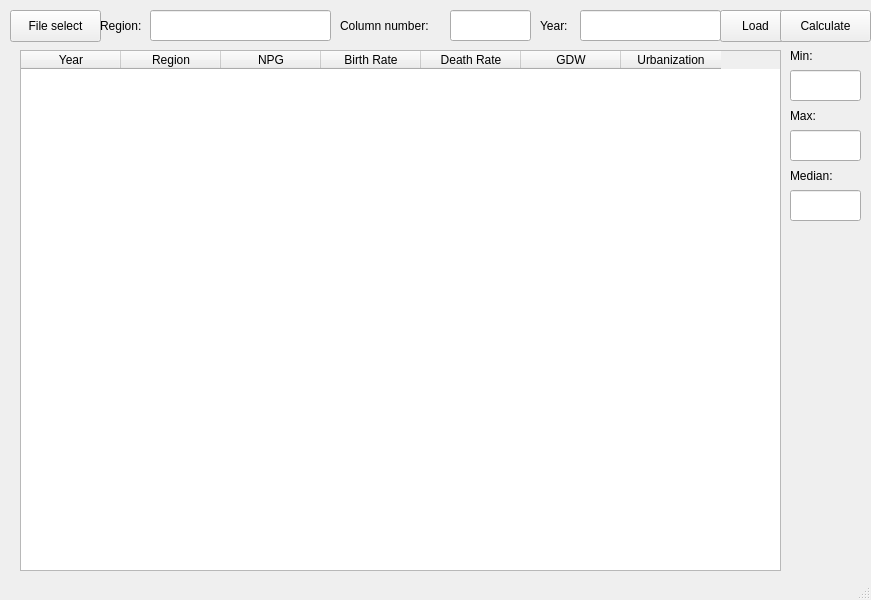
<?xml version="1.0" encoding="UTF-8"?>
<ui version="4.0">
 <class>MainWindow</class>
 <widget class="QMainWindow" name="MainWindow">
  <property name="enabled">
   <bool>true</bool>
  </property>
  <property name="geometry">
   <rect>
    <x>0</x>
    <y>0</y>
    <width>871</width>
    <height>600</height>
   </rect>
  </property>
  <property name="minimumSize">
   <size>
    <width>801</width>
    <height>600</height>
   </size>
  </property>
  <property name="maximumSize">
   <size>
    <width>99999</width>
    <height>99999</height>
   </size>
  </property>
  <property name="windowTitle">
   <string>MainWindow</string>
  </property>
  <widget class="QWidget" name="centralwidget">
   <widget class="QPushButton" name="selectButton">
    <property name="geometry">
     <rect>
      <x>10</x>
      <y>10</y>
      <width>91</width>
      <height>32</height>
     </rect>
    </property>
    <property name="text">
     <string>File select</string>
    </property>
   </widget>
   <widget class="QLineEdit" name="regionLineEdit">
    <property name="geometry">
     <rect>
      <x>150</x>
      <y>10</y>
      <width>181</width>
      <height>31</height>
     </rect>
    </property>
   </widget>
   <widget class="QLabel" name="label">
    <property name="geometry">
     <rect>
      <x>100</x>
      <y>10</y>
      <width>59</width>
      <height>31</height>
     </rect>
    </property>
    <property name="text">
     <string>Region:</string>
    </property>
   </widget>
   <widget class="QTableWidget" name="tableWidget">
    <property name="geometry">
     <rect>
      <x>20</x>
      <y>50</y>
      <width>761</width>
      <height>521</height>
     </rect>
    </property>
    <column>
     <property name="text">
      <string>Year</string>
     </property>
    </column>
    <column>
     <property name="text">
      <string>Region</string>
     </property>
    </column>
    <column>
     <property name="text">
      <string>NPG</string>
     </property>
    </column>
    <column>
     <property name="text">
      <string>Birth Rate</string>
     </property>
    </column>
    <column>
     <property name="text">
      <string>Death Rate</string>
     </property>
    </column>
    <column>
     <property name="text">
      <string>GDW</string>
     </property>
    </column>
    <column>
     <property name="text">
      <string>Urbanization</string>
     </property>
    </column>
   </widget>
   <widget class="QLineEdit" name="columnNumberLineEdit">
    <property name="geometry">
     <rect>
      <x>450</x>
      <y>10</y>
      <width>81</width>
      <height>31</height>
     </rect>
    </property>
   </widget>
   <widget class="QLabel" name="label_2">
    <property name="geometry">
     <rect>
      <x>340</x>
      <y>10</y>
      <width>111</width>
      <height>31</height>
     </rect>
    </property>
    <property name="text">
     <string>Column number:</string>
    </property>
   </widget>
   <widget class="QPushButton" name="loadButton">
    <property name="geometry">
     <rect>
      <x>720</x>
      <y>10</y>
      <width>71</width>
      <height>32</height>
     </rect>
    </property>
    <property name="text">
     <string>Load</string>
    </property>
   </widget>
   <widget class="QPushButton" name="calcButton">
    <property name="geometry">
     <rect>
      <x>780</x>
      <y>10</y>
      <width>91</width>
      <height>32</height>
     </rect>
    </property>
    <property name="text">
     <string>Calculate</string>
    </property>
   </widget>
   <widget class="QLabel" name="label_3">
    <property name="geometry">
     <rect>
      <x>790</x>
      <y>40</y>
      <width>59</width>
      <height>31</height>
     </rect>
    </property>
    <property name="text">
     <string>Min:</string>
    </property>
   </widget>
   <widget class="QLabel" name="label_4">
    <property name="geometry">
     <rect>
      <x>790</x>
      <y>100</y>
      <width>59</width>
      <height>31</height>
     </rect>
    </property>
    <property name="text">
     <string>Max:</string>
    </property>
   </widget>
   <widget class="QLabel" name="label_5">
    <property name="geometry">
     <rect>
      <x>790</x>
      <y>160</y>
      <width>59</width>
      <height>31</height>
     </rect>
    </property>
    <property name="text">
     <string>Median:</string>
    </property>
   </widget>
   <widget class="QLineEdit" name="minValueLineEdit">
    <property name="geometry">
     <rect>
      <x>790</x>
      <y>70</y>
      <width>71</width>
      <height>31</height>
     </rect>
    </property>
   </widget>
   <widget class="QLineEdit" name="maxValueLineEdit">
    <property name="geometry">
     <rect>
      <x>790</x>
      <y>130</y>
      <width>71</width>
      <height>31</height>
     </rect>
    </property>
   </widget>
   <widget class="QLineEdit" name="medValueLineEdit">
    <property name="geometry">
     <rect>
      <x>790</x>
      <y>190</y>
      <width>71</width>
      <height>31</height>
     </rect>
    </property>
   </widget>
   <widget class="QLineEdit" name="yearLineEdit">
    <property name="geometry">
     <rect>
      <x>580</x>
      <y>10</y>
      <width>141</width>
      <height>31</height>
     </rect>
    </property>
   </widget>
   <widget class="QLabel" name="label_6">
    <property name="geometry">
     <rect>
      <x>540</x>
      <y>10</y>
      <width>71</width>
      <height>31</height>
     </rect>
    </property>
    <property name="text">
     <string>Year:</string>
    </property>
   </widget>
  </widget>
  <widget class="QStatusBar" name="statusbar"/>
 </widget>
 <resources/>
 <connections/>
</ui>
